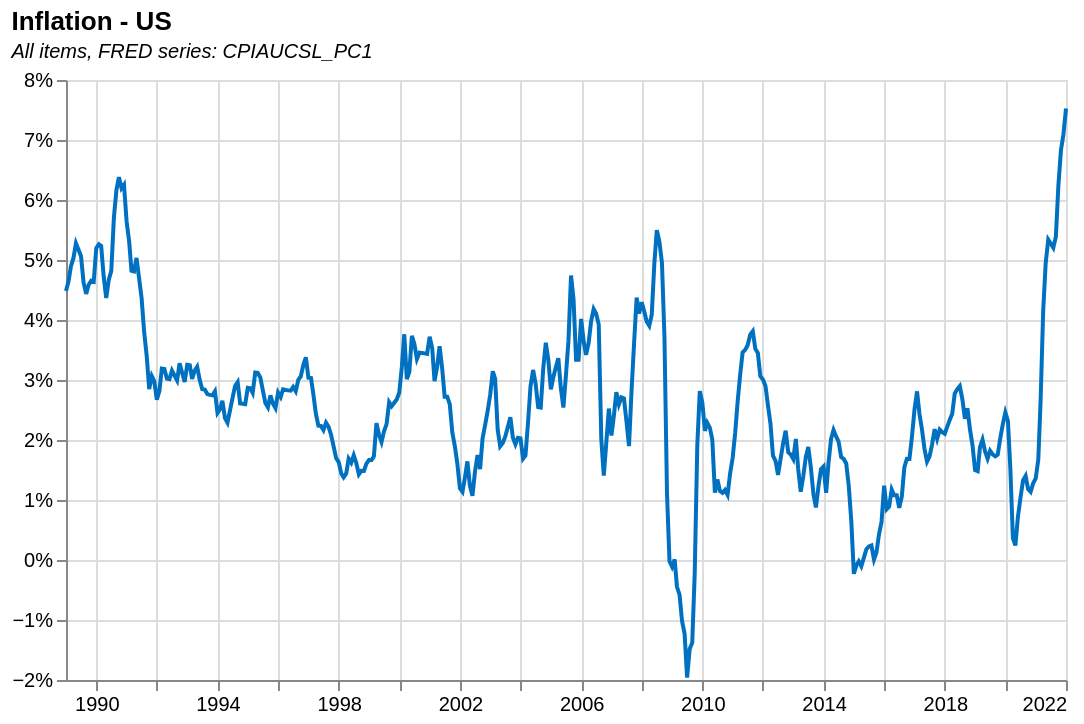

Vega-Lite specification for this chart:
### Vega-Lite specification from a JSON file in a GitHub repository (floating-point values rounded to 4 significant figures; data arrays with more than 128 entries replaced by an {"elided": "..."} marker saying what was removed)
{"$schema": "https://vega.github.io/schema/vega-lite/v5.json", "title": {"text": "Inflation - US", "subtitle": "All items, FRED series: CPIAUCSL_PC1", "subtitleFontStyle": "italic", "subtitleFontSize": 10, "anchor": "start", "color": "black"}, "width": 500, "height": 300, "mark": {"type": "line", "color": "rgb(0,112,192)", "strokeWidth": 2, "opacity": 1}, "data": {"values": {"elided": "889 records"}, "format": {"parse": {"Date": "date"}}}, "transform": [{"calculate": "year(datum.Date)", "as": "year"}, {"filter": "datum.year>=minYear"}, {"filter": "datum.year<=maxYear"}, {"calculate": "datum.CPIAUCSL_PC1/100", "as": "value"}], "params": [{"name": "minYear", "value": 1989, "bind": {"input": "range", "min": 1963, "max": 2022, "step": 1, "name": "Start year:"}}, {"name": "maxYear", "value": 2022, "bind": {"input": "range", "min": 1963, "max": 2022, "step": 1, "name": "End year:"}}], "encoding": {"x": {"field": "Date", "type": "temporal", "title": null}, "y": {"field": "value", "type": "quantitative", "title": null, "axis": {"format": "%"}}}}
